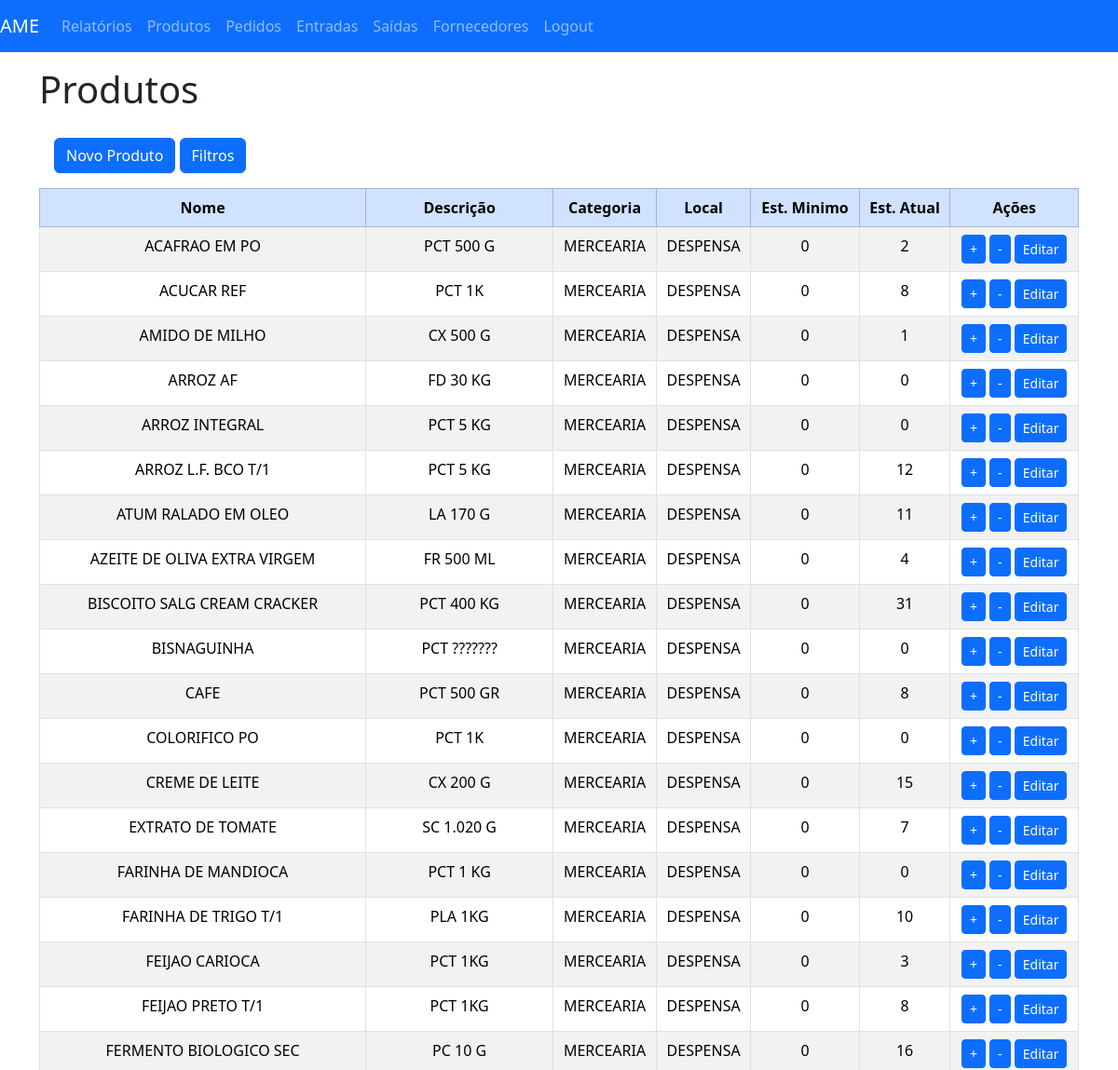
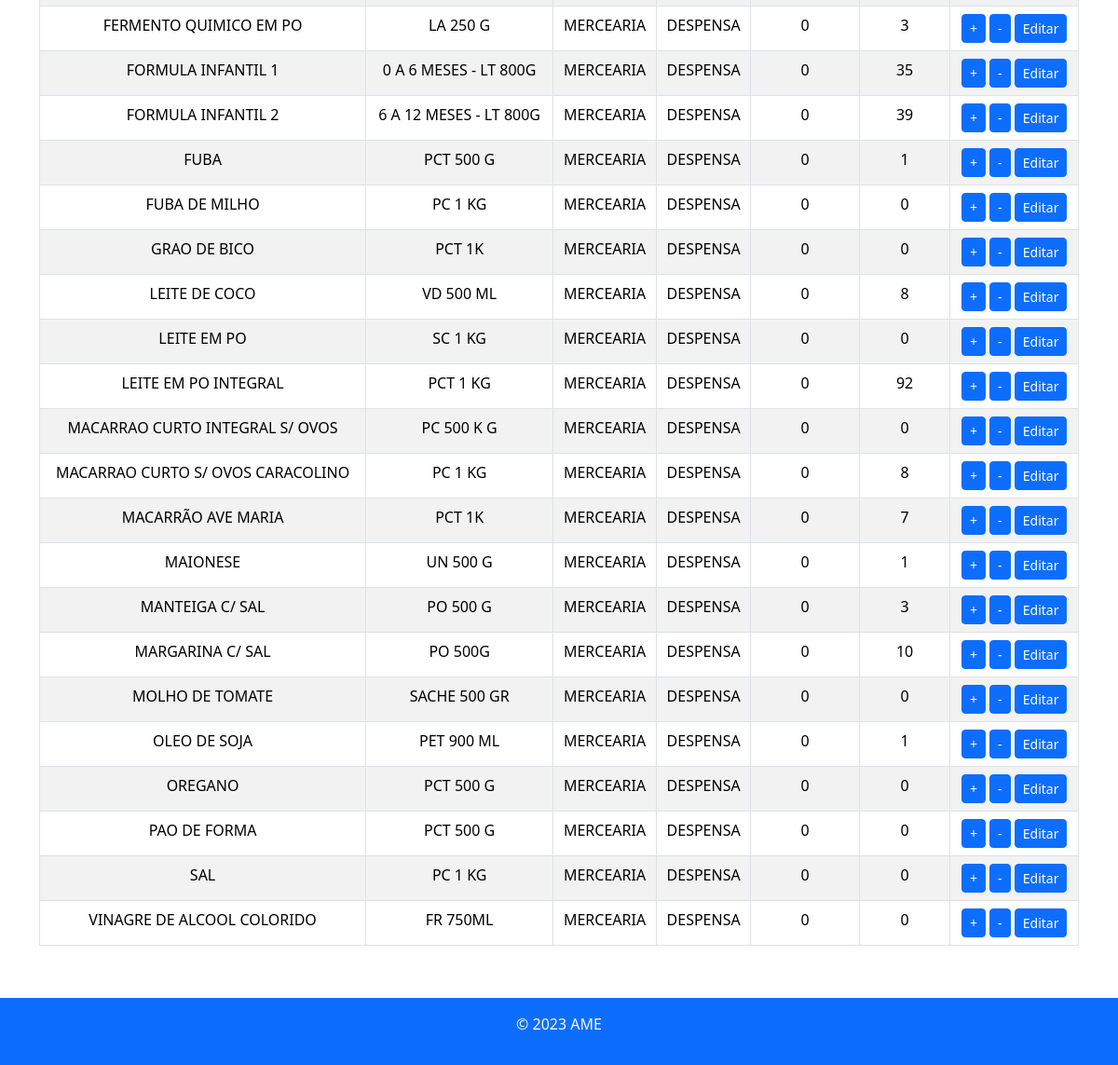
The app's page /produtos/ (signed in), older data (2 pictures, top to bottom).
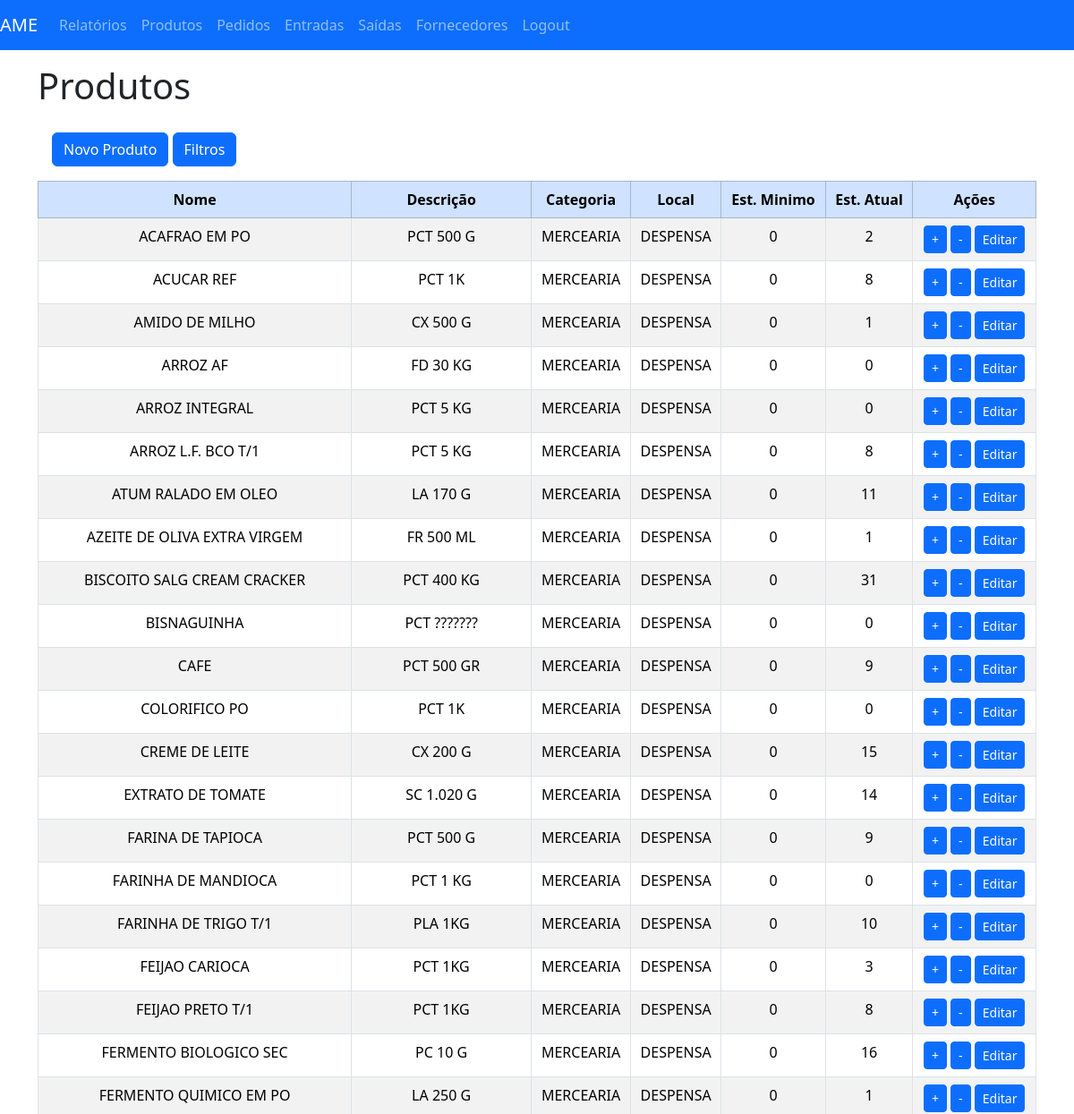
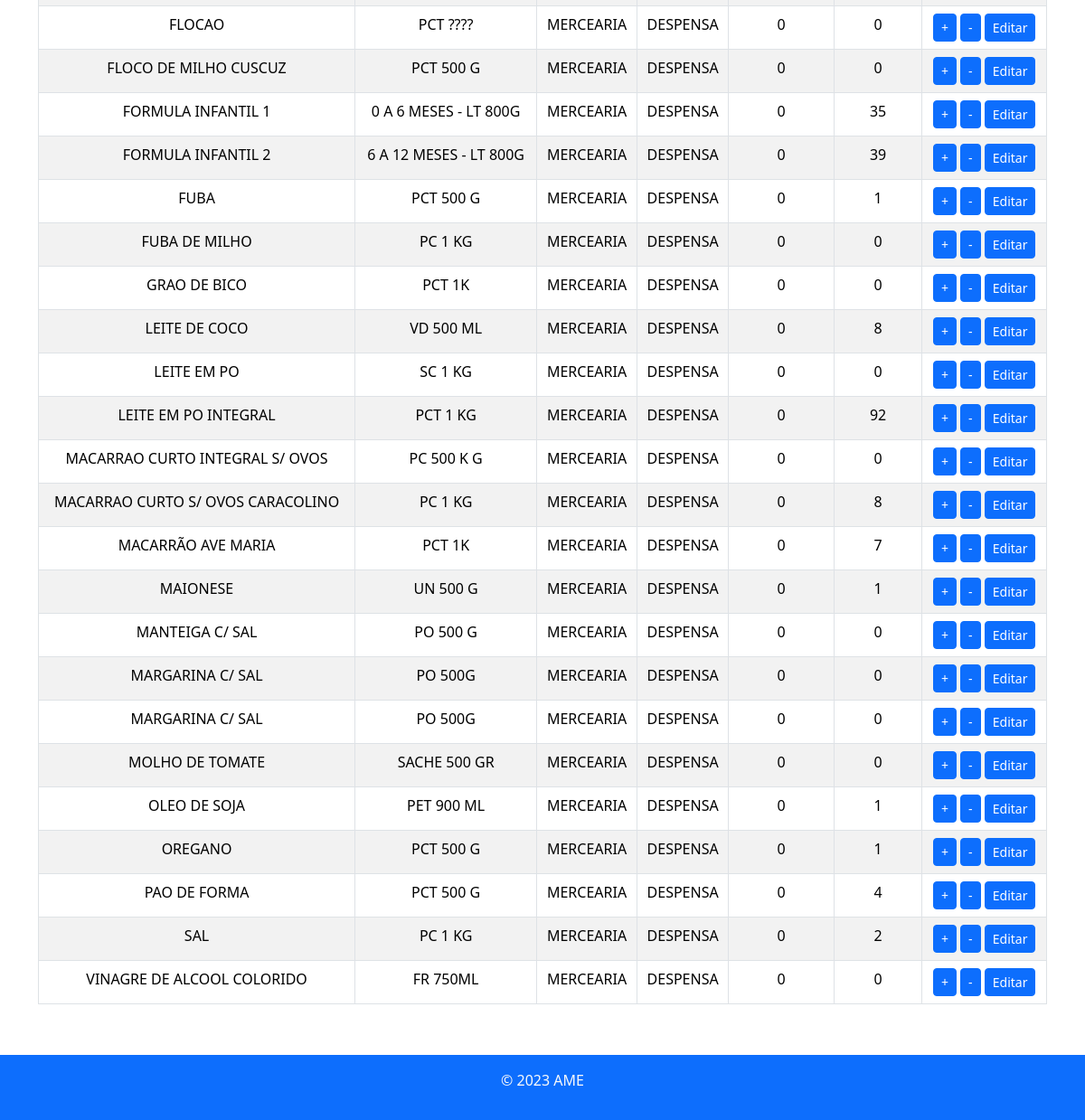
The same page, newer data (2 pictures, top to bottom).
### almoxarifado/models.py (models this page shows, shortened)
class Produto(models.Model):
    nome = models.CharField(max_length=255)
    descricao = models.TextField()
    quantidade = models.PositiveIntegerField()
    estoque_minimo = models.PositiveIntegerField()
    categoria = models.ForeignKey(Categoria, on_delete=models.CASCADE, default="")
    local = models.ForeignKey(LocalPrateleira, on_delete=models.CASCADE, default="")

class Categoria(models.Model):
    categoriaNome = models.CharField(max_length=64)
    def __str__(self):
        return self.categoriaNome

class LocalPrateleira(models.Model):
    localNome = models.CharField(max_length=64)
    def __str__(self):
        return self.localNome

### almoxarifado/views.py (the view)
# urls.py: path('produtos/', produtos_view, name='produtos'),
@login_required
def produtos_view(request):
    if request.method == 'POST':
        form = ProdutoForm(request.POST)
        if form.is_valid():
            form.save()
            messages.success(request, 'Produto salvo com sucesso!')
            return redirect('produtos')
    else:
        form = ProdutoForm()
    produtos = Produto.objects.all().order_by("nome")
    nome = request.GET.get('nome')
    categoria = request.GET.get('categoria')
    local = request.GET.get('local')
    if nome:
        produtos = produtos.filter(nome__icontains=nome)
    if categoria:
        produtos = produtos.filter(categoria__categoriaNome__icontains=categoria)
    if local:
        produtos = produtos.filter(local__localNome__icontains=local)
    return render(request, 'produtos.html', {'produtos': produtos, 'form': form })

### almoxarifado/templates/produtos.html (shortened to what this page needs)
{% extends 'base.html' %}
{% load django_bootstrap5 %}
{% block content %}
  <h1>Produtos</h1>
  <div class="container-fluid">
    <div class="row">
      <div class="col-3 text-white p-3">
        <button type="button" class="btn btn-primary mt-1" data-bs-toggle="modal" data-bs-target="#addProductModal">
          Novo Produto
        </button>
        <button type="button" class="btn btn-primary mt-1" id="botaoFiltros" onClick="esconderFiltro()">
          Filtros
        </button>
      </div>
      <div class="col-9 text-dark p-3">
      </div>
    </div>
  </div>
  <div class="table-responsive">
    <table class="table table-hover table-striped table-bordered ">
      <thead class="table-primary">
        <tr>
          <th>Nome</th>
          <th>Descrição</th>
          <th>Categoria</th>
          <th>Local</th>
          <th>Est. Minimo</th>
          <th>Est. Atual</th>
          <th>Ações</th>
        </tr>
      </thead>
      <tbody>
        {% for produto in produtos %}
          <tr>
            <td>{{ produto.nome }}</td>
            <td>{{ produto.descricao }}</td>
            <td>{{ produto.categoria }}</td>
            <td>{{ produto.local }}</td>
            <td>{{ produto.estoque_minimo }}</td>
            <td>{{ produto.quantidade }}</td>
            <td>
              <a href="{% url 'add_entrada' %}?produto_id={{ produto.id }}&user_id={{ request.user.id }}" class="btn btn-primary btn-sm">+</a>
              <a href="{% url 'add_saida' %}?produto_id={{ produto.id }}&user_id={{ request.user.id }}" class="btn btn-primary btn-sm">-</a>
              <a href="{% url 'editar_produto' produto_id=produto.id %}" class="btn btn-primary btn-sm">Editar</a>
            </td>
          </tr>
        {% endfor %}
      </tbody>
    </table>
  </div>
  <br>
{% endblock %}

### almoxarifado/templates/base.html (shortened to what this page needs)
{% load static %}
<!DOCTYPE html>
<html lang="pt-br">
  <head class="remover_print">
    {% load django_bootstrap5 %}
    {% bootstrap_css %}
    <link rel="stylesheet" href="{% static 'css/styles.css' %}">
    <link rel="stylesheet" href="{% static 'css/print.css' %}">
  </head>
  <body>
    <header class="remover_print">
      <nav class="navbar navbar-expand-lg navbar-dark bg-primary">
        <a class="navbar-brand" href="{% url 'dashboard' %}">AME</a>
        <div class="collapse navbar-collapse" id="navbarNav">
          <ul class="navbar-nav">
            <li class="nav-item">
              <a class="nav-link" href="{% url 'dashboard' %}">Relatórios</a>
            </li>
            <li class="nav-item">
              <a class="nav-link" href="{% url 'produtos' %}">Produtos</a>
            </li>
            <li class="nav-item">
              <a class="nav-link" href="{% url 'pedidos' %}">Pedidos</a>
            </li>
            <li class="nav-item">
              <a class="nav-link" href="{% url 'entradas' %}">Entradas</a>
            </li>
            <li class="nav-item">
              <a class="nav-link" href="{% url 'saidas' %}">Saídas</a>
            </li>
            <li class="nav-item">
              <a class="nav-link" href="{% url 'fornecedores' %}">Fornecedores</a>
            </li>
            {% if user.is_authenticated %}
            <li class="nav-item">
              <a class="nav-link" href="{% url 'logout' %}">Logout</a>
            </li>
            {% else %}
            <li class="nav-item">
              <a class="nav-link" href="{% url 'login' %}">Login</a>
            </li>
            {% endif %}
          </ul>
        </div>
      </nav>
    </header>
    <main class="container mt-3">
      {% block content %}{% endblock %}
    </main>
    <footer class="bg-primary text-light mt-3 py-3">
      <div class="container text-center">
        <p>&copy; 2023 AME</p>
      </div>
    </footer>

### almoxarifado/static/css/styles.css (style rules this page uses)
td, thead { text-align: center; }

Row changes from the older to the newer data that the page shows:
changed Produto "ARROZ L.F. BCO T/1": quantidade "12" → "8"
changed Produto "AZEITE DE OLIVA EXTRA VIRGEM": quantidade "4" → "1"
changed Produto "CAFE": quantidade "8" → "9"
changed Produto "EXTRATO DE TOMATE": quantidade "7" → "14"
added Produto: nome "FARINA DE TAPIOCA", descricao "PCT 500 G", categoria "MERCEARIA", local "DESPENSA", estoque_minimo "0", quantidade "9"
changed Produto "FERMENTO QUIMICO EM PO": quantidade "3" → "1"
added Produto: nome "FLOCAO", descricao "PCT ????", categoria "MERCEARIA", local "DESPENSA", estoque_minimo "0", quantidade "0"
added Produto: nome "FLOCO DE MILHO CUSCUZ", descricao "PCT 500 G", categoria "MERCEARIA", local "DESPENSA", estoque_minimo "0", quantidade "0"
changed Produto "MANTEIGA C/ SAL": quantidade "3" → "0"
changed Produto (number 37 of 44 on the later page): quantidade "10" → "0"
added Produto: nome "MARGARINA C/ SAL", descricao "PO 500G", categoria "MERCEARIA", local "DESPENSA", estoque_minimo "0", quantidade "0"
changed Produto "OREGANO": quantidade "0" → "1"
changed Produto "PAO DE FORMA": quantidade "0" → "4"
changed Produto "SAL": quantidade "0" → "2"
